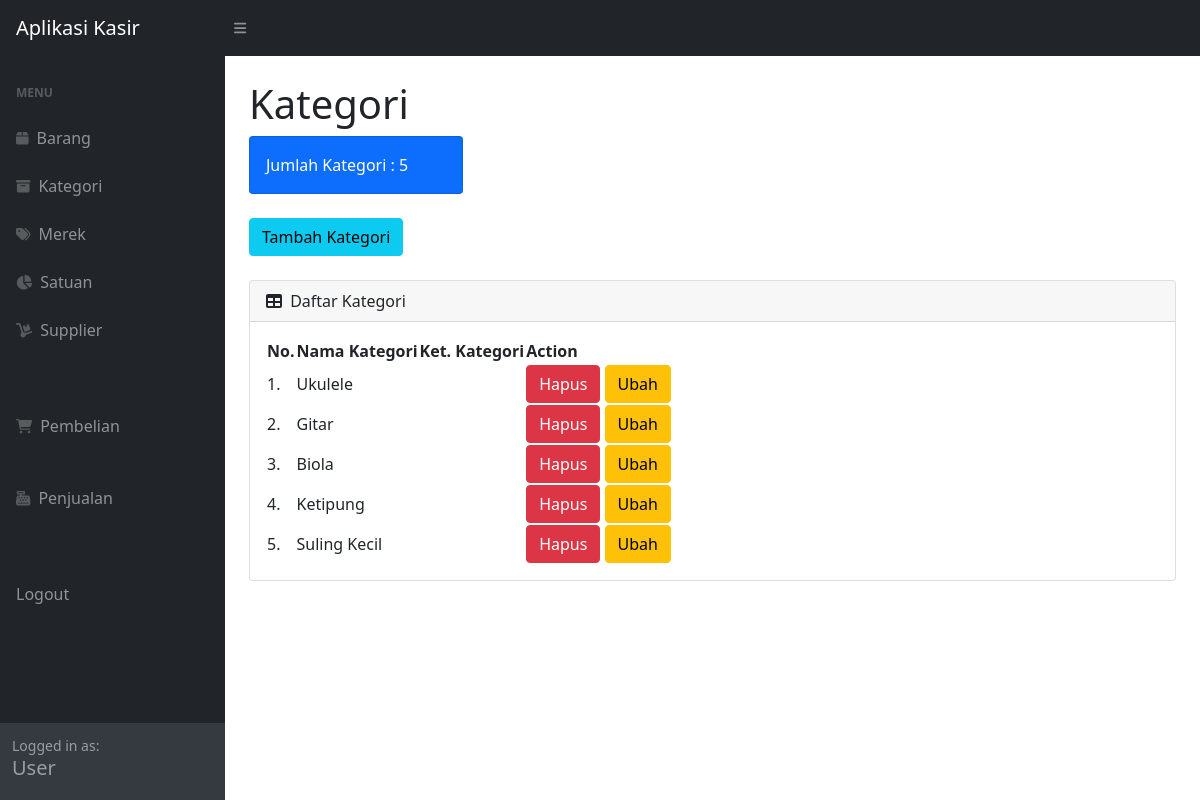
Screenshot of /user_kategori.php (signed in) with the database file from the repository.
### tables this page shows
CREATE TABLE `master_kategori` (
  `id_kategori` int(3) UNSIGNED ZEROFILL NOT NULL,
  `nama_kategori` varchar(25) NOT NULL,
  `ket_kategori` tinytext DEFAULT NULL
);

### user_kategori.php (the view, shortened to what this page needs)
<?php
require "function.php";
?>
<!DOCTYPE html>
<html lang="en">
<head>
    <link href="https://cdn.jsdelivr.net/npm/simple-datatables@latest/dist/style.css" rel="stylesheet" />
    <link href="css/styles.css" rel="stylesheet" />
</head>
<body class="sb-nav-fixed">
    <nav class="sb-topnav navbar navbar-expand navbar-dark bg-dark">
        <a class="navbar-brand ps-3" href="index.php">
            <img src="">Aplikasi Kasir
        </a>
        <button class="btn btn-link btn-sm order-1 order-lg-0 me-4 me-lg-0" id="sidebarToggle" href="#!"><i class="fas fa-bars"></i></button>
    </nav>
    <div id="layoutSidenav">
        <div id="layoutSidenav_nav">
            <nav class="sb-sidenav accordion sb-sidenav-dark" id="sidenavAccordion">
                <div class="sb-sidenav-menu">
                    <div class="nav">
                        <div class="sb-sidenav-menu-heading">Menu</div>
                        <a class="nav-link" href="user.php">
                            <div class="sb-nav-link-icon"><i class="fas fa-box"></i></div>
                            Barang
                        </a>
                        <a class="nav-link" href="user_kategori.php">
                            <div class="sb-nav-link-icon"><i class="fas fa-archive"></i></div>
                            Kategori
                        </a>
                        <a class="nav-link" href="user_merek.php">
                            <div class="sb-nav-link-icon"><i class="fas fa-tags"></i></div>
                            Merek
                        </a>
                        <a class="nav-link" href="user_satuan.php">
                            <div class="sb-nav-link-icon"><i class="fas fa-chart-pie"></i></div>
                            Satuan
                        </a>
                        <a class="nav-link" href="user_supplier.php">
                            <div class="sb-nav-link-icon"><i class="fas fa-dolly"></i></div>
                            Supplier
                        </a>
                        <br><br>
                        <a class="nav-link" href="user_pembelian.php">
                            <div class="sb-nav-link-icon"><i class="fas fa-shopping-cart"></i></div>
                            Pembelian
                        </a>
                        <br>
                        <a class="nav-link" href="user_penjualan.php">
                            <div class="sb-nav-link-icon"><i class="fas fa-cash-register"></i></div>
                            Penjualan
                        </a>
                        <br><br>
                        <a class="nav-link" href="logout.php">
                            Logout
                        </a>
                    </div>
                </div>
                <div class="sb-sidenav-footer">
                    <div class="small">Logged in as:</div>
                    <h5>User</h5>
                </div>
            </nav>
        </div>
        <div id="layoutSidenav_content">
            <main>
                <div class="container-fluid px-4">
                    <h1 class="mt-4">Kategori</h1>
                    <div class="row">
                        <div class="col-xl-3 col-md-6">
                            <div class="card bg-primary text-white mb-4">
                                <?php
                                $jumlah_ktg = mysqli_query($conn, "SELECT * FROM master_kategori");
                                $data = mysqli_num_rows($jumlah_ktg);
                                ?>
                                <div class="card-body">Jumlah Kategori : <?= $data; ?></div>
                            </div>
                        </div>
                    </div>
                    <button type="button" class="btn btn-info mb-4" data-bs-toggle="modal" data-bs-target="#kategoriModal">
                        Tambah Kategori
                    </button>
                    <div class="card mb-4">
                        <div class="card-header">
                            <i class="fas fa-table me-1"></i>
                            Daftar Kategori
                        </div>
                        <div class="card-body">
                            <table id="datatablesSimple">
                                <thead>
                                    <tr>
                                        <th>No.</th>
                                        <th>Nama Kategori</th>
                                        <th>Ket. Kategori</th>
                                        <th>Action</th>
                                    </tr>
                                </thead>
                                <tbody>
                                    <?php
                                    $no = 1;
                                    $ambil = mysqli_query($conn, "SELECT * FROM master_kategori ");
                                    while ($data = mysqli_fetch_array($ambil)) :
                                        $id = $data["id_kategori"];
                                    ?>
                                        <tr>
                                            <td><?= $no++; ?>.</td>
                                            <td><?= $data["nama_kategori"]; ?></td>
                                            <td><?= $data["ket_kategori"]; ?></td>
                                            <td>
                                                <button type="button" class="btn btn-danger" data-bs-toggle="modal" data-bs-target="#delete<?= $id; ?>">
                                                    Hapus
                                                </button>
                                                <button type="button" class="btn btn-warning" data-bs-toggle="modal" data-bs-target="#ubah<?= $id; ?>">
                                                    Ubah
                                                </button>
                                            </td>
                                        </tr>
                                    <?php endwhile; ?>
                                </tbody>
                            </table>
                        </div>
                    </div>
                </div>
            </main>
        </div>
    </div>
</body>
</html>

### rows the page displays
master_kategori: nama_kategori "Ukulele"
master_kategori: nama_kategori "Gitar"
master_kategori: nama_kategori "Biola"
master_kategori: nama_kategori "Ketipung"
master_kategori: nama_kategori "Suling Kecil"

### other values shown
$data "5"
